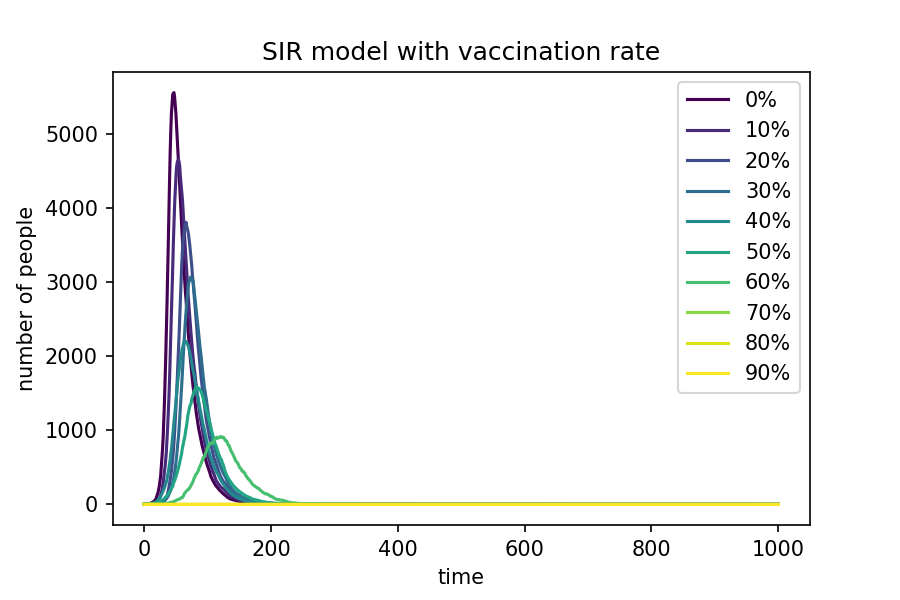

This chart was generated by the following Python code:
# -*- coding: utf-8 -*-
"""
Created on Sun May 12 10:44:11 2019

@author: 11601
"""


import numpy as np
import matplotlib.pyplot as plt
from matplotlib import cm
    
plt.figure(figsize=(6,4),dpi=150)
plt.title("SIR model with vaccination rate") 
plt.xlabel("time") 
plt.ylabel("number of people")

beta = 0.3
gamma = 0.05

for i in range(0,10):
    sus = 9999 - i*1000
    time = 0
    inf = 1
    rec = 0
    record_inf = [1]
    
    while time <= 999:
        time = time + 1
        new_inf = np.random.choice(range(2),sus,p = [1-beta*(inf/10000),beta*(inf/10000)])
        new_inf = sum(new_inf)
        new_rec = np.random.choice(range(2),inf,p = [1-gamma,gamma])
        new_rec = sum(new_rec)
        sus = sus - new_inf
        inf = inf + new_inf - new_rec
        rec = rec + new_rec
        record_inf.append(inf)
    
    P_inf, = plt.plot(record_inf, color=cm.viridis(i*30))
    P_inf.set_label(str(i*10) + '%')
    
    plt.legend()

plt.savefig("C:/Users/11601/Desktop/IBI/IBI1_2018-19/Practical12/SIR_vaccination",type="png")
plt.show()